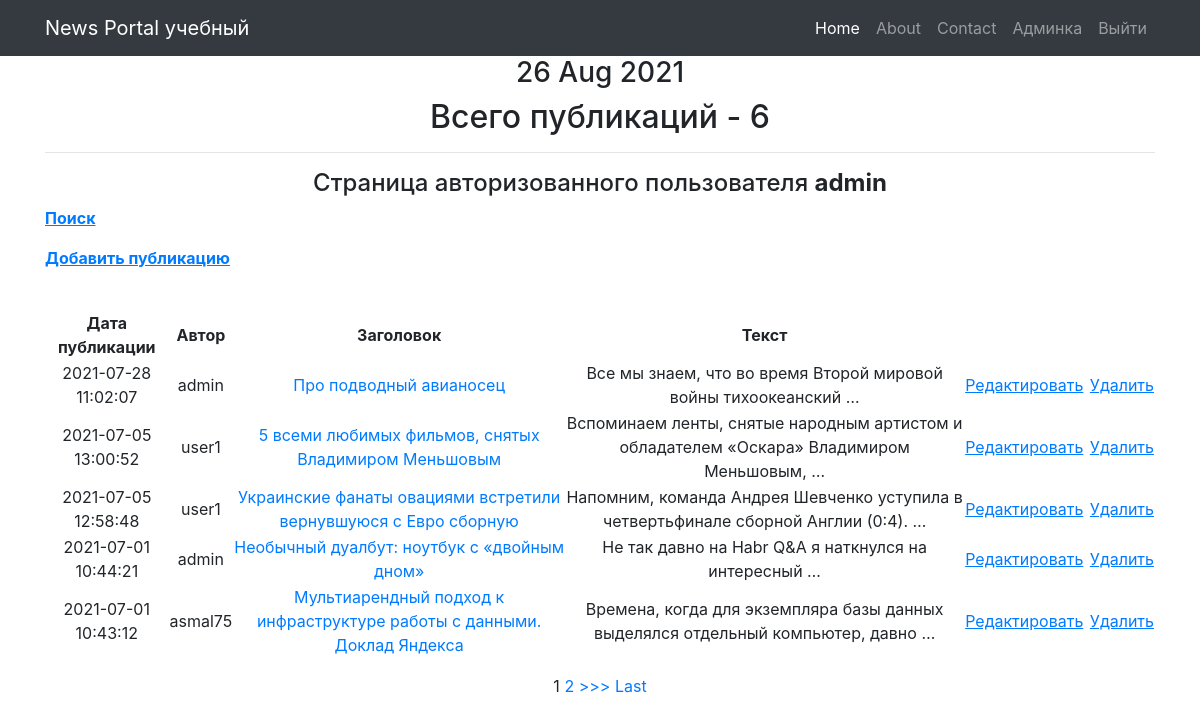
Page /news/ (signed in) on the committed database.
### newapp/models.py (models this page shows, shortened)
class Post(models.Model):
    post = "PO"
    new = "NE"
    POST_NEW = [(post, "статья"), (new,"новость")]
    new_post = models.CharField(max_length = 2, choices = POST_NEW, default = post, verbose_name="Тип")
    time_in_new_post = models.DateTimeField(auto_now_add=True, verbose_name="Дата публикации")
    title = models.CharField(max_length=150, verbose_name="Заголовок", null=False)
    content_new_post = models.TextField(null=False, verbose_name="Текст",)
    rating_new_post = models.FloatField(default=0.0, verbose_name="Рейтинг")
    photo = models.ImageField(upload_to='photos/%Y/%m/%d', verbose_name="Фото", blank=True)
    is_published = models.BooleanField(default=False, verbose_name="Опубликовано")
    updated_at = models.DateTimeField(auto_now=True, null=True, verbose_name="Обновлено")
    category = models.ManyToManyField(Category, through='PostCategory')
    author = models.ForeignKey(Author, on_delete=models.CASCADE)
    class Meta:
        verbose_name = 'Публикация'
        verbose_name_plural = 'Публикации'

class Author(models.Model):
    author = models.OneToOneField(User, on_delete=models.CASCADE)
    author_rating = models.FloatField(default=0.0)
    class Meta:
        verbose_name = 'Автор'
        verbose_name_plural = 'Авторы'

### newapp/views.py (the view, shortened to what this page needs)
# urls.py: path('', PostsList.as_view()),
class PostsList(ListView):
    model = Post  # указываем модель, объекты которой мы будем выводить
    template_name = 'posts.html'
    context_object_name = 'posts'  # это имя списка, в котором будут лежать все объекты, его надо указать, чтобы обратиться к с
    ordering = ['-time_in_new_post']
    paginate_by = 5
    form_class = PostForm
    def get_filter(self):
        return PostFilter(self.request.GET, queryset=super().get_queryset())
    def get_queryset(self):
        return self.get_filter().qs
    def get_context_data(self, **kwargs):
        context = super().get_context_data(**kwargs)
        context['filter'] = PostFilter(self.request.GET, queryset=self.get_queryset())
        context['time_now'] = datetime.utcnow()
        context['form'] = PostForm()
        context['all_posts'] = len(Post.objects.all())       #общее  количество постов
        return context

### newapp/templatetags/censor.py (called while the page is built)
@register.filter(name='censor')
def censor(value, arg):  # value|censor:arg
    bad_words = {
        'дурак',
        'дура',
        'сука',
        'жопа',
    }
    list_value = value.split(' ')
    for bad_word in bad_words:
        for i in range(len(list_value)):
            if bad_word in list_value[i].lower():
                list_value[i] = arg
    return ' '.join(list_value)

### templates/posts.html (shortened to what this page needs)
{% extends 'flatpages/default.html' %}
{% load censor %}
{% block content %}
<h3>{{ time_now|date:'d M Y' }}</h3>
<h2>Всего публикаций - {{all_posts}} </h2>
<hr>
{% if user.is_authenticated %}
<h4> Страница авторизованного пользователя <strong> {{request.user.username}} </strong></h4>
{% endif %}
        <p align="left"><a href="{% url 'post_search.html' %}"> <u><strong> Поиск </strong></u></a>
        <p align="left"> <a href="{% url 'post_create.html' %}"> <u><strong> Добавить публикацию </strong></u></a>
{% if posts %}
    <table>
        <th>Дата публикации</th><th>Автор</th><th>Заголовок</th><th>Текст</th>
        <br>
        {% for post in object_list %}
             <tr>
                <td>{{ post.time_in_new_post|date:'Y-m-d H:i:s' }}</td>
                <td>{{ post.author.author }}</td>
                <td><a href="{% url 'post_detail' post.id %}">{{ post.title|censor:'@#%&$'|truncatewords:10 }}</a></td>
                <td>{{ post.content_new_post|truncatewords:10|censor:'@#%&$' }}</td>
                <td><a href="{% url 'post_update' post.id %}"><u>Редактировать</u></a><a>&nbsp;</a></td>
                <td><a href="{% url 'post_delete' post.id %}"><u>Удалить</u></a></td>
             </tr>
        {% endfor %}
    </table>
    {% if is_paginated %}
    {% for num in page_obj.paginator.page_range %}
        {% if page_obj.number == num %}
            <a>{{ num }}</a>
        {% elif num > page_obj.number|add:'-3' and num < page_obj.number|add:'3' %}
            <a href="?page={{ num }}">{{ num }}</a>
        {% endif %}
    {% endfor %}
    {% if page_obj.has_next %}
        <a href="?page={{ page_obj.next_page_number }}">>>></a>
        <a href="?page={{ page_obj.paginator.num_pages}}">Last</a>
    {% endif %}
  {% endif %}
{% else %}
    <h3>Новостей нет</h3>
{% endif %}
{% endblock content %}

### rows in the picture
Post: time_in_new_post "2021-07-28 11:02:07", author.author "admin", title|censor "Про подводный авианосец", content_new_post|censor "Все мы знаем, что во время Второй мировой войны тихоокеанский …"
Post: time_in_new_post "2021-07-05 13:00:52", author.author "user1", title|censor "5 всеми любимых фильмов, снятых Владимиром Меньшовым", content_new_post|censor "Вспоминаем ленты, снятые народным артистом и обладателем «Оскара» Владимиром Меньшовым, …"
Post: time_in_new_post "2021-07-05 12:58:48", author.author "user1", title|censor "Украинские фанаты овациями встретили вернувшуюся с Евро сборную", content_new_post|censor "Напомним, команда Андрея Шевченко уступила в четвертьфинале сборной Англии (0:4). …"
Post: time_in_new_post "2021-07-01 10:44:21", author.author "admin", title|censor "Необычный дуалбут: ноутбук с «двойным дном»", content_new_post|censor "Не так давно на Habr Q&A я наткнулся на интересный …"
Post: time_in_new_post "2021-07-01 10:43:12", author.author "asmal75", title|censor "Мультиарендный подход к инфраструктуре работы с данными. Доклад Яндекса", content_new_post|censor "Времена, когда для экземпляра базы данных выделялся отдельный компьютер, давно …"

### other values in the picture
{{ time_now|date:'d M Y' }} "26 Aug 2021"
{{ all_posts }} "6"
{{ request.user.username }} "admin"
{{ num }} "1"
{{ num }} "2"
